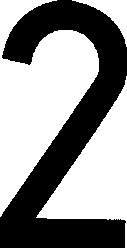
#> input picture LicensePlateGenerator/font_model/140_2.jpg, 127 x 248 px; its folder holds 4 pictures in this run
$ python generate_random_plate.py
#> lines starting #> are read from the running program, lines starting #| are printed output that depends on the picture
### LicensePlateGenerator/generate_multi_plate.py
# encoding=utf-8

import argparse
import os
import shutil
import sys
from glob import glob

import cv2
import numpy as np

sys.path.append('.')

from LicensePlateGenerator.plate_number import generate_plate_number_black_gangao, \
    generate_plate_number_black_shi, \
    generate_plate_number_black_ling
from LicensePlateGenerator.plate_number import generate_plate_number_blue, \
    generate_plate_number_yellow_gua
from LicensePlateGenerator.plate_number import letters, digits
from LicensePlateGenerator.plate_number import random_select, \
    generate_plate_number_white, generate_plate_number_yellow_xue, generate_plate_number_white_yj

from tqdm import tqdm

plate_char = ["0", "1", "2", "3", "4", "5", "6", "7", "8", "9", "A", "B", "C", "D", "E", "F",
              "G", "H", "J", "K", "L", "M", "N", "P", "Q", "R", "S", "T", "U", "V", "W",
              "X", "Y", "Z", "桂", "贵", "冀", "吉", "京", "琼", "陕", "苏", "湘", "渝", "豫",
              "藏", "川", "鄂", "甘", "赣", "黑", "沪", "津", "晋", "鲁", "蒙", "闽", "宁",
              "青", "使", "皖", "新", "粤", "云", "浙", "辽", "军", "空", "兰", "广", "海",
              "成", "应", "急", "学", "警", "港", "澳", "赛", "领", "挂", "WJ", "?", "*", "*", "*"]


def get_position_data(length=7, split_id=1, height=140):
    """
    获取车牌号码在底牌中的位置
    length: 车牌字符数，7或者8, 7为普通车牌、8为新能源车牌(或应急...)
    split_id: 分割空隙
    height: 车牌高度，对应单层和双层车牌
    plate_class:车牌种类，例如wj车牌和应急车牌的字符位置与尺寸与普通蓝绿白车牌不一样
    """
    # 字符位置
    location_xy = np.zeros((length, 4), dtype=np.int32)  # 字符的左上角和右下角的坐标

    if length == 9:  # WJ车牌只有7字符
        location_xy = np.zeros((7, 4), dtype=np.int32)

    # 单层车牌高度
    if height == 140:
        # 单层车牌，y轴坐标固定
        location_xy[:, 1] = 25
        location_xy[:, 3] = 115

        # 螺栓间隔
        step_split = 34 if length == 7 else 49

        # 字符间隔
        step_font = 12 if length == 7 else 9

        # 字符宽度
        width_font = 45

        # WJ车牌单独处理
        if length == 9:
            step_split = 43
            width_font = 84
            step_font = 6

        for i in range(length):
            if length == 9 and i > 6:
                break

            if i == 0:
                location_xy[i, 0] = 15
            elif i == split_id:
                location_xy[i, 0] = location_xy[i - 1, 2] + step_split
            else:
                location_xy[i, 0] = location_xy[i - 1, 2] + step_font

            # 新能源和应急车牌，第一位宽度45，剩下的43。
            if length == 8 and i > 0:
                width_font = 43

            # WJ车牌
            if length == 9 and i > 0:
                width_font = 48

            location_xy[i, 2] = location_xy[i, 0] + width_font
    else:  # 双层
        # 双层车牌第一层
        location_xy[0, :] = [110, 15, 190, 75]
        location_xy[1, :] = [250, 15, 330, 75]

        # WJ车牌单独处理
        if length == 9:
            location_xy[0, :] = [98, 22, 180, 88]
            location_xy[1, :] = [266, 22, 340, 88]

        # 第二层
        width_font = 65
        step_font = 15

        for i in range(2, length):
            if length == 9 and i > 6:  # WJ车牌只有7个字符
                break

            location_xy[i, 1] = 90
            location_xy[i, 3] = 200

            if length == 9:  # 双层wj
                location_xy[i, 1] = 106

            if i == 2:
                location_xy[i, 0] = 27
            else:
                location_xy[i, 0] = location_xy[i - 1, 2] + step_font
            location_xy[i, 2] = location_xy[i, 0] + width_font

    return location_xy


# 字符贴上底板
# [21 lines left out: function copy_to_image_multi, not called in this run]


class MultiPlateGenerator:
    def __init__(self, adr_plate_model, adr_font, blue_prob=0.3):
        """
        :param adr_plate_model:
        :param adr_font:
        """
#> called with adr_plate_model = 'plate_model', adr_font = 'font_model', blue_prob = 0.3
        # 车牌底板路径
        self.adr_plate_model = adr_plate_model
        if not os.path.isdir(self.adr_plate_model):
            print('[Err]: invalid adr_plate_model.')
        print('adr_plate_model: {:s}'.format(os.path.abspath(self.adr_plate_model)))

        # 车牌字符路径
        self.adr_font = adr_font
        if not os.path.isdir(self.adr_font):
            print('[Err]: invalid adr_font.')
        print('adr_font: {:s}'.format(os.path.abspath(self.adr_font)))

        self.blue_prob = blue_prob
        print("Blue probability: {:.3f}.".format(self.blue_prob))

        # 车牌字符图片，预存处理
        self.font_imgs = {}
        font_file_names = glob(os.path.join(self.adr_font, '*jpg'))

        for font_file_name in font_file_names:
            font_img = cv2.imdecode(np.fromfile(font_file_name, dtype=np.uint8), 0)
#> font_img is the input picture: shape (248, 127); min 0, max 255, mean 145.7

            if '140' in font_file_name:
                font_img = cv2.resize(font_img, (45, 90))
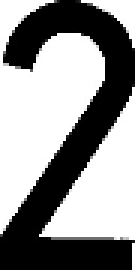
#> font_img: shape (90, 45) (shown 3 times larger); min 0, max 255, mean 145.7
            elif '220' in font_file_name:
                font_img = cv2.resize(font_img, (65, 110))
            elif font_file_name.split('_')[-1].split('.')[0] in letters + digits:
                font_img = cv2.resize(font_img, (43, 90))

            self.font_imgs[os.path.basename(font_file_name).split('.')[0]] = font_img
#> pass 2 of the loop in __init__, `for font_file_name in font_file_names:`:
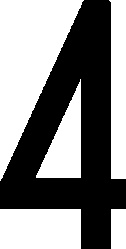
#> input picture LicensePlateGenerator/font_model/140_4.jpg, 126 x 249 px
#> in __init__, font_img is the input picture: shape (249, 126); min 0, max 255, mean 133.8
#> in __init__, `font_img = cv2.resize(font_img, (45, 90))`:
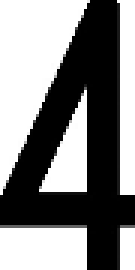
#> font_img: shape (90, 45) (shown 3 times larger); min 0, max 255, mean 132.3
#> pass 3 of the loop in __init__, `for font_file_name in font_file_names:`:
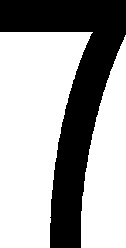
#> input picture LicensePlateGenerator/font_model/140_7.jpg, 126 x 248 px
#> in __init__, font_img is the input picture: shape (248, 126); min 0, max 255, mean 165
#> in __init__, `font_img = cv2.resize(font_img, (45, 90))`:
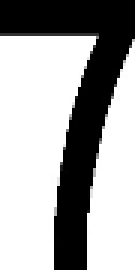
#> font_img: shape (90, 45) (shown 3 times larger); min 0, max 255, mean 164.7
#> the loop made 4 passes; the first 3 are shown

        # 字符位置
        self.pos_xys = {}
        for i in [7, 8, 9]:
            for j in [1, 2, 4]:  # split id
                for k in [140, 220]:
                    self.pos_xys['{}_{}_{}'.format(i, j, k)] = get_position_data(length=i, split_id=j, height=k)
#> after the loop, self.pos_xys = 18 items

        print('License generator inited.')

    # 获取字符位置
    def get_location_multi(self, plate_number, height=140):
        """
        :param plate_number:
        :param height:
        :return:
        """
#> called with plate_number = '京D40KM领', height = 140
        length = len(plate_number)
        if 'WJ' in plate_number and plate_number[0] == "W":
            length = 9

        if '警' in plate_number:
            split_id = 1
        elif '使' in plate_number:
            split_id = 4
        elif '应急' in plate_number:
            split_id = 1
        else:
            split_id = 2

        loc = None
        try:
            loc = self.pos_xys['{}_{}_{}'.format(length, split_id, height)]
#> loc = [[15, 25, 60, 115], [72, 25, 117, 115], [151, 25, 196, 115], [208, 25, 253, 115], [265, 25, 310, 115], [322, 25, 367, 115], [379, 25, 424, 115]]
        except Exception as e:
            print(e)

        return loc

    # 随机生成车牌号码，获取底板颜色、单双层
    def generate_plate_number(self):
        """
        :return:
        """
        if np.random.random(1) <= self.blue_prob:
            # 蓝牌
            seven_prob = np.random.randint(5, 9)
            # seven_prob = np.random.randint(1, 2)
            eight_prob = np.random.randint(3, 5)
            plate_number = generate_plate_number_blue(length=random_select([7] * seven_prob + [8] * eight_prob))
        elif self.blue_prob == -1.0:
            generate_plate_number_funcs = [generate_plate_number_white_yj]
            plate_number = random_select(generate_plate_number_funcs)()
        else:
            ## 白牌、黄牌教练车(学)、黄牌挂车、黑色港澳、黑色使、领馆、应急
            generate_plate_number_funcs = [generate_plate_number_white,
                                           generate_plate_number_yellow_xue,
                                           generate_plate_number_yellow_gua,
                                           generate_plate_number_black_gangao,
                                           generate_plate_number_black_shi,
                                           generate_plate_number_black_ling,
                                           generate_plate_number_white_yj]

            plate_number = random_select(generate_plate_number_funcs)()

        # 车牌底板颜色: 这里控制蓝黄比例
        # bg_color = random_select(['blue'] + ['yellow'])
        bg_color = 'blue' if np.random.random() < self.blue_prob else 'yellow'

        if len(plate_number) == 8:
            if '应急' in plate_number:  # 白色应急
                bg_color = 'white'
            else:  # 新能源
                if plate_number[2] in digits:
                    bg_color = 'green_truck'
                else:
                    bg_color = 'green_car'

                # bg_color = random_select(['green_car'] * 9 + ['green_truck'])
        elif len(set(plate_number) & set(['使', '领', '港', '澳'])) > 0:
            bg_color = 'black'
        elif '警' in plate_number or plate_number[0] in letters:
            bg_color = 'white'
        elif len(set(plate_number) & set(['学', '挂'])) > 0:
            bg_color = 'yellow'

        is_double = random_select([False] * 6 + [True] * 4)

        if '使' in plate_number:
            bg_color = 'black_shi'

        if '挂' in plate_number:
            # 挂车双层
            is_double = True
        elif len(set(plate_number) & set(['使', '领', '港', '澳', '学', '警'])) > 0 \
                or len(plate_number) == 8 or bg_color == 'blue':
            # 使领港澳学警、新能源、蓝色都是单层
            is_double = False

        # 第二个字符验证
        if plate_number[1] in [str(x) for x in range(10)]:  # 第二个字符是数字
            plate_number = plate_number.replace(plate_number[1], random_select(letters[:-15]))
        elif plate_number[1] in letters[-15:]:  # 第二个字符不合理
            plate_number = plate_number.replace(plate_number[1], random_select(letters[:-15]))

        # special，首字符为字母、单层则是军车
        if plate_number[0] in letters and not is_double:
            bg_color = 'white_army'

        return plate_number, bg_color, is_double

    # 随机生成车牌图片
    def generate_plate(self, enhance=False, blur=True):
        """
        Args:
            enhance:
            blur:
        Returns:
        """
        # enhance = True if np.random.random() > 0.95 else False
        plate_number, bg_color, is_double = self.generate_plate_number()

        plate_number = list(plate_number)
        # plate_number[1] = "A"
        # plate_number[2] = "D"
        # plate_number[3] = "D"
        plate_number = "".join(plate_number)

        height = 220 if is_double else 140

        # 获取底板图片
        # print(plate_number, height, bg_color, is_double)
        number_xy = self.get_location_multi(plate_number, height)
#> number_xy has the same summary as loc in get_location_multi
        if number_xy is None:
            print('plate number {:s} can not be generated @func get_location_multi.'.format(plate_number))
            return None

        img_plate = cv2.imread(os.path.join(self.adr_plate_model, '{}_{}.PNG'.format(bg_color, height)))

        plate_number_length = len(plate_number)
        if plate_number[0] == "W" and plate_number[1] == "J" and height == 220:
            plate_number_length = 7

#> (the run stopped early here; a loop or call above may not have finished)
